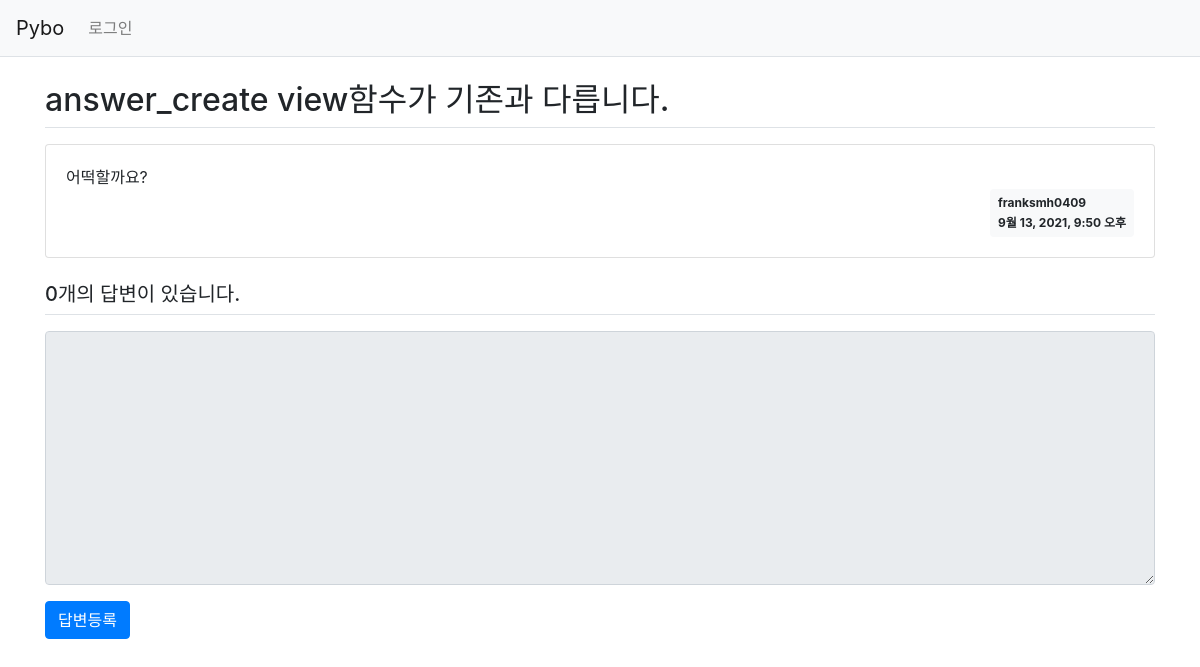
Before: /pybo/306/ with the older database file.
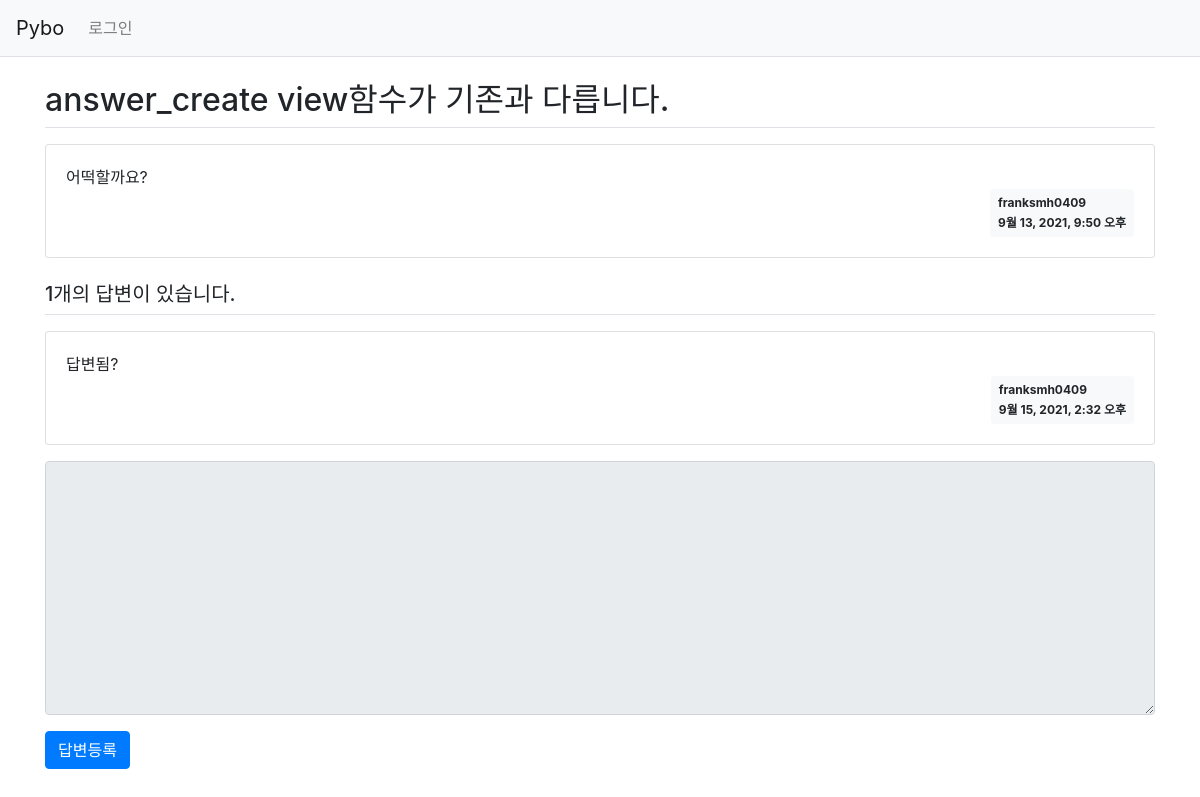
After: the same page with the newer database file.
### pybo/models.py (models this page shows, shortened)
class Question(models.Model):
    author = models.ForeignKey(User, on_delete=models.CASCADE)
    subject = models.CharField(max_length=200)
    content = models.TextField()
    create_date = models.DateTimeField()

class Answer(models.Model):
    author = models.ForeignKey(User, on_delete=models.CASCADE)
    question = models.ForeignKey(Question, on_delete=models.CASCADE)
    content = models.TextField()
    create_date = models.DateTimeField()

### pybo/views.py (the view)
# urls.py: path('<int:question_id>/', views.detail, name='detail'),
def detail(request, question_id):
    question = get_object_or_404(Question, pk=question_id)
    context = {'question':question}
    return render(request, 'pybo/question_detail.html', context)

### templates/pybo/question_detail.html (shortened to what this page needs)
{% extends 'base.html' %}
{% block content %}
<div class="container my-3">
    <h2 class="border-bottom py-2">{{ question.subject }}</h2>
    <div class="card my-3">
        <div class="card-body">
            <div class="card-text" style="white-space: pre-line;">{{ question.content }}</div>
            <div class="d-flex justify-content-end">
                <div class="badge badge-light p-2 text-left">
                    <div class="mb-2">{{ question.author.username }}</div>
                    <div>{{ question.create_date }}</div>
                </div>
            </div>
        </div>
    </div>
    <h5 class="border-bottom my-3 py-2">{{question.answer_set.count}}개의 답변이 있습니다.</h5>
    {% for answer in question.answer_set.all %}
    <div class="card my-3">
        <div class="card-body">
            <div class="card-text" style="white-space: pre-line;">{{ answer.content }}</div>
            <div class="d-flex justify-content-end">
                <div class="badge badge-light p-2 text-left">
                    <div class="mb-2">{{ answer.author.username }}</div>
                    <div>{{ answer.create_date }}</div>
                </div>
            </div>
        </div>
    </div>
    {% endfor %}
    <form action="{% url 'pybo:answer_create' question.id %}" method="post" class="my-3">
        <div class="form-group">
            <textarea {% if not user.is_authenticated %}disabled{% endif %}
              name="content" id="content" class="form-control" rows="10"></textarea>
        </div>
        <input type="submit" value="답변등록" class="btn btn-primary">
    </form>
</div>
{% endblock %}

Changed rows visible on the page:
computed for Question "answer_create view함수가 기존과 다릅니다.": answer_set.count "0" → "1"
added Answer: content "답변됨?", author.username "franksmh0409", create_date "9월 15, 2021, 2:32 오후"
